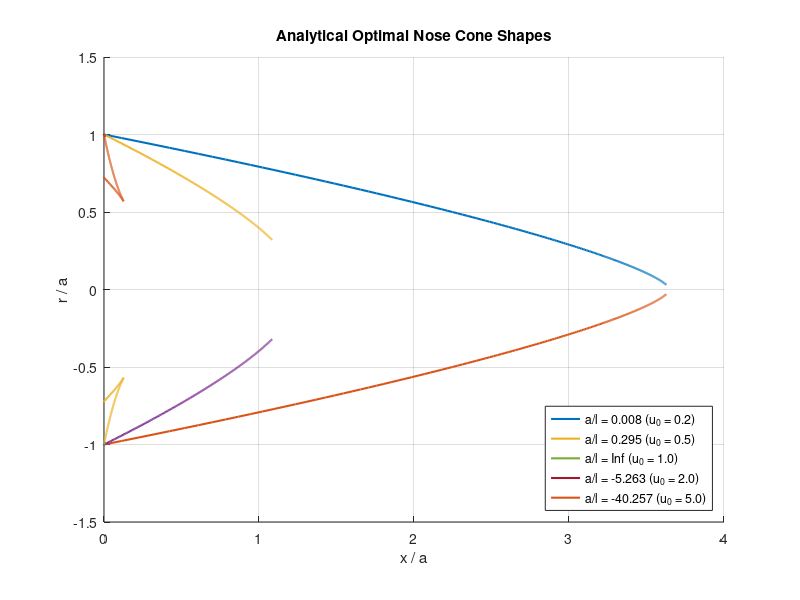
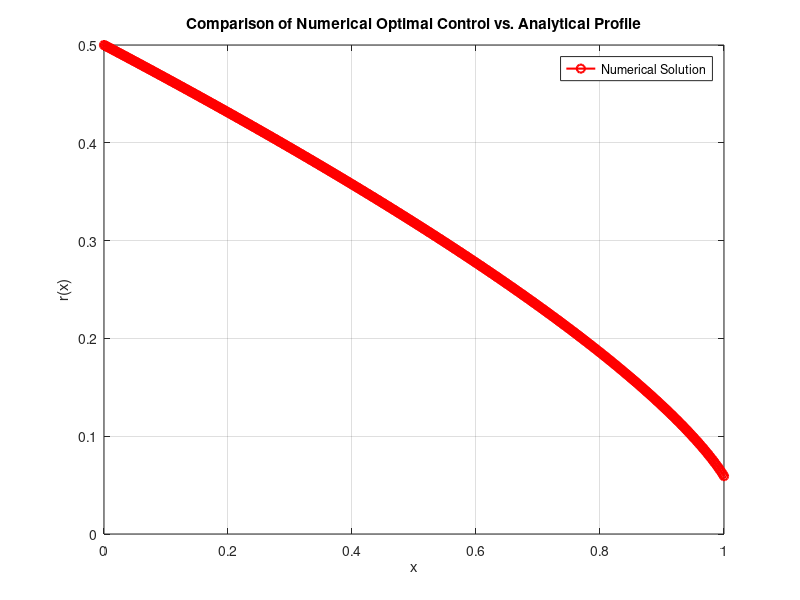

Write MATLAB code to recreate these figures, in order.
function optimal_nose_cone_p2()
    clear; clc; close all;

    fprintf('=== Part (b) & (e): Analytical Nose Shapes ===\n');
    % Different initial slopes u0 determine different a/l fineness ratios
    u0_values = [0.2, 0.5, 1.0, 2.0, 5.0];
    
    figure('Name', 'Nose Cone Profiles (Analytical)');
    hold on;
    
    for k = 1:length(u0_values)
        u0 = u0_values(k);
        
        % Generate range of slope u from u0 down to tip u(l) = 1
        u = linspace(u0, 1.0, 500);
        
        % Parametric equation for r / r(l)
        r_ratio = (1 + u.^2).^2 ./ (4 * u.^3);
        
        % Parametric equation for (l - x) / r(l)
        l_minus_x_ratio = 0.25 * (3./(4*u.^4) + 1./u.^2 - 7/4 + log(u));
        
        % At u = u0, x = 0, so l / r(l) is:
        l_over_rl = 0.25 * (3./(4*u0^4) + 1./u0^2 - 7/4 + log(u0));
        
        % Normalize to x/a and r/a where a = r(0)
        a_over_rl = (1 + u0^2)^2 / (4 * u0^3);
        
        r_normalized = r_ratio / a_over_rl;             % r / a
        x_normalized = (l_over_rl - l_minus_x_ratio) / a_over_rl; % x / a
        
        % Calculate fineness ratio a / l
        a_over_l = 1 / l_over_rl;
        
        plot(x_normalized, r_normalized, 'LineWidth', 1.5, ...
            'DisplayName', sprintf('a/l = %.3f (u_0 = %.1f)', a_over_l, u0));
        plot(x_normalized, -r_normalized, 'LineWidth', 1.5, 'HandleVisibility', 'off'); % mirror image
    end
    
    xlabel('x / a'); ylabel('r / a');
    title('Analytical Optimal Nose Cone Shapes');
    legend('Location', 'southeast');
    grid on; axis equal;
    xlim([0 4]); ylim([-1.5 1.5]);

    fprintf('\n=== Part (c): Limiting Values as a/l -> 0 ===\n');
    fprintf('As a/l -> 0 (slender body limit, u0 -> 0):\n');
    fprintf('- The nose shape becomes infinitely long and needle-like.\n');
    fprintf('- The drag coefficient C_D approaches 0 as the fineness ratio vanishes.\n');

    fprintf('\n=== Part (d) & (e): Numerical Solution vs Analytical ===\n');
    % Solve numerically using gradient descent (adapted from Problem 1)
    l_span = 1.0; 
    N = 500;
    dx = l_span / N;
    x = linspace(0, l_span, N+1);
    
    tol = 1e-6;
    kappa = 0.05;  % Learning rate
    max_iter = 1000;
    
    % Initial guess for control u(x)
    u_num = 1.5 * ones(1, N+1);
    
    for iter = 1:max_iter
        % 1. Forward Integration for states: r(x) and J(x)
        r = zeros(1, N+1);
        J_cost = zeros(1, N+1);
        r(1) = 0.5; % initial radius a
        J_cost(1) = 0.0;
        
        for i = 1:N
            % dr/dx = -u
            r(i+1) = r(i) + dx * (-u_num(i));
            % dJ/dx = 4 r u^3 / (1 + u^2)
            dJ = 4 * r(i) * u_num(i)^3 / (1 + u_num(i)^2);
            J_cost(i+1) = J_cost(i) + dx * dJ;
        end
        
        % Terminal cost phi = 2*r(l)^2 + J(l)
        total_cost = 2 * r(end)^2 + J_cost(end);
        
        % 2. Backward Integration for costates
        lambda_r = zeros(1, N+1);
        lambda_r(end) = 4 * r(end); % dphi/dr at x = l
        
        for i = N:-1:1
            dr_val = 4 * u_num(i+1)^3 / (1 + u_num(i+1)^2);
            lambda_r(i) = lambda_r(i+1) + dx * dr_val;
        end
        
        % 3. Evaluate gradient H_u
        Hu = zeros(1, N+1);
        for i = 1:N+1
            fu_r = -1.0; 
            fu_J = 4 * r(i) * (3*u_num(i)^2 * (1+u_num(i)^2) - u_num(i)^3 * (2*u_num(i))) / (1+u_num(i)^2)^2;
            Hu(i) = lambda_r(i) * fu_r + 1.0 * fu_J;
        end
        
        delta_u = -kappa * Hu;
        delta_u_aver = sqrt((1/l_span) * trapz(x, delta_u .* delta_u));
        
        if delta_u_aver < tol
            fprintf('Numerical solver converged at iteration %d! Final C_D = %.6f\n', iter, total_cost);
            break;
        end
        
        u_num = u_num + delta_u;
        u_num = max(u_num, 0.05); 
    end
    
    % Plot numerical vs analytical comparison (Part e)
    figure('Name', 'Numerical vs Analytical Comparison');
    plot(x, r, 'ro-', 'LineWidth', 1.5, 'DisplayName', 'Numerical Solution');
    hold on;
    grid on;
    xlabel('x'); ylabel('r(x)');
    title('Comparison of Numerical Optimal Control vs. Analytical Profile');
    legend();
end
